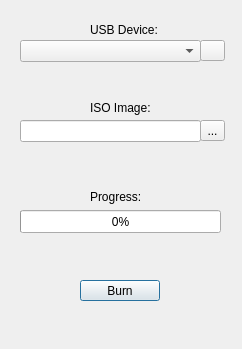
<?xml version="1.0" encoding="UTF-8"?>
<ui version="4.0">
 <class>Dialog</class>
 <widget class="QDialog" name="Dialog">
  <property name="geometry">
   <rect>
    <x>0</x>
    <y>0</y>
    <width>242</width>
    <height>349</height>
   </rect>
  </property>
  <property name="minimumSize">
   <size>
    <width>242</width>
    <height>349</height>
   </size>
  </property>
  <property name="maximumSize">
   <size>
    <width>242</width>
    <height>349</height>
   </size>
  </property>
  <property name="windowTitle">
   <string>Dialog</string>
  </property>
  <property name="toolTip">
   <string/>
  </property>
  <property name="toolTipDuration">
   <number>-1</number>
  </property>
  <property name="whatsThis">
   <string/>
  </property>
  <widget class="QComboBox" name="usbList">
   <property name="geometry">
    <rect>
     <x>20</x>
     <y>40</y>
     <width>181</width>
     <height>22</height>
    </rect>
   </property>
  </widget>
  <widget class="QLineEdit" name="imgLocation">
   <property name="geometry">
    <rect>
     <x>20</x>
     <y>120</y>
     <width>181</width>
     <height>22</height>
    </rect>
   </property>
   <property name="acceptDrops">
    <bool>false</bool>
   </property>
  </widget>
  <widget class="QToolButton" name="fileSearch">
   <property name="geometry">
    <rect>
     <x>200</x>
     <y>120</y>
     <width>25</width>
     <height>21</height>
    </rect>
   </property>
   <property name="text">
    <string>...</string>
   </property>
  </widget>
  <widget class="QToolButton" name="refreshUsb">
   <property name="geometry">
    <rect>
     <x>200</x>
     <y>40</y>
     <width>25</width>
     <height>21</height>
    </rect>
   </property>
   <property name="toolTip">
    <string>Refresh list</string>
   </property>
   <property name="whatsThis">
    <string/>
   </property>
   <property name="text">
    <string/>
   </property>
  </widget>
  <widget class="QProgressBar" name="progressBar">
   <property name="geometry">
    <rect>
     <x>20</x>
     <y>210</y>
     <width>201</width>
     <height>23</height>
    </rect>
   </property>
   <property name="value">
    <number>0</number>
   </property>
   <property name="invertedAppearance">
    <bool>false</bool>
   </property>
  </widget>
  <widget class="QPushButton" name="startBtn">
   <property name="geometry">
    <rect>
     <x>80</x>
     <y>280</y>
     <width>80</width>
     <height>21</height>
    </rect>
   </property>
   <property name="text">
    <string>Burn</string>
   </property>
  </widget>
  <widget class="QLabel" name="label">
   <property name="geometry">
    <rect>
     <x>90</x>
     <y>20</y>
     <width>91</width>
     <height>20</height>
    </rect>
   </property>
   <property name="text">
    <string>USB Device:</string>
   </property>
  </widget>
  <widget class="QLabel" name="label_2">
   <property name="geometry">
    <rect>
     <x>90</x>
     <y>100</y>
     <width>81</width>
     <height>16</height>
    </rect>
   </property>
   <property name="text">
    <string>ISO Image:</string>
   </property>
  </widget>
  <widget class="QLabel" name="label_3">
   <property name="geometry">
    <rect>
     <x>90</x>
     <y>190</y>
     <width>54</width>
     <height>14</height>
    </rect>
   </property>
   <property name="text">
    <string>Progress:</string>
   </property>
  </widget>
  <widget class="QLabel" name="statusLabel">
   <property name="geometry">
    <rect>
     <x>10</x>
     <y>330</y>
     <width>221</width>
     <height>16</height>
    </rect>
   </property>
   <property name="text">
    <string/>
   </property>
  </widget>
 </widget>
 <resources/>
 <connections/>
</ui>
